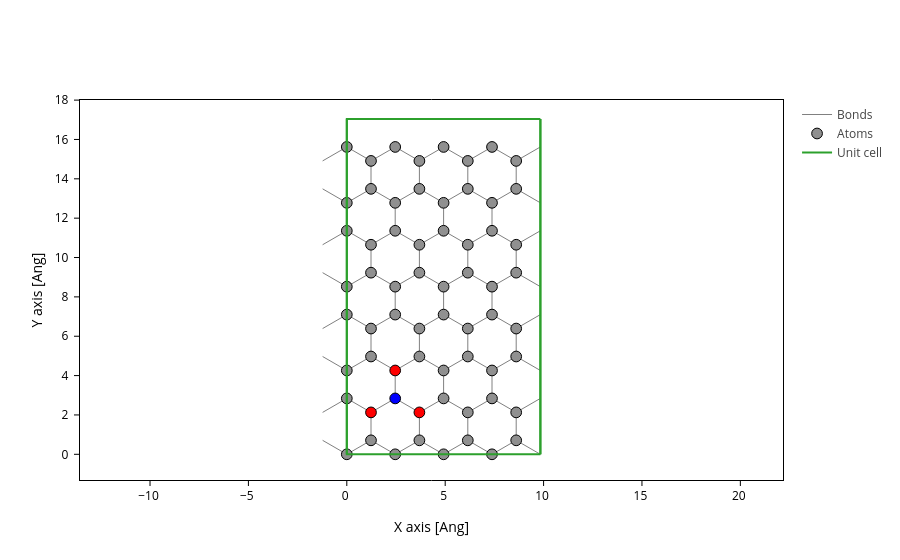

The notebook cell saved with this chart:
### Code cell
site = 5
closest = np.linalg.norm(XYZ[site,:] - XYZ, axis=1).round(15)
HAM_NN.geometry.plot(axes='xy',
                     atoms_style=[
                         dict(atoms=closest <= BOND, color='red'),
                         dict(atoms=site, color='blue',),
                        #  dict(atoms=7, color='green'),
                         
                     ]
                     )
# print(closest[7])

### Figure 1 — Plotly figure (JSON) as saved in the notebook; plotly's stock layout.template omitted (floating-point values rounded to 4 significant figures; data arrays with more than 128 entries replaced by an {"elided": "..."} marker saying what was removed)
{"data": [{"line": {"color": "gray", "width": 1}, "meta": {}, "mode": "lines", "name": "Bonds", "opacity": 1, "type": "scatter", "x": {"elided": "2100 float values"}, "y": {"elided": "2100 float values"}}, {"marker": {"color": ["#909090", "#909090", "#909090", "#909090", "#909090", "#909090", "#909090", "#909090", "#909090", "#909090", "#909090", "#909090", "#909090", "#909090", "#909090", "#909090", "#909090", "#909090", "#909090", "#909090", "#909090", "#909090", "#909090", "#909090", "#909090", "#909090", "#909090", "#909090", "#909090", "#909090", "#909090", "#909090", "#909090", "#909090", "#909090", "#909090", "#909090", "#909090", "#909090", "#909090", "#909090", "#909090", "#909090", "#909090", "#909090", "red", "#909090", "#909090", "#909090", "blue", "#909090", "#909090", "red", "red", "#909090", "#909090", "#909090", "#909090", "#909090", "#909090", "#909090", "#909090", "#909090", "#909090"], "line": {"color": "black", "width": 1}, "opacity": 1, "size": 10.72}, "meta": {}, "mode": "markers", "name": "Atoms", "opacity": 1, "type": "scatter", "x": [-3.109e-15, 2.46, 4.919, 7.379, 1.23, 3.689, 6.149, 8.608, 1.23, 3.689, 6.149, 8.608, -2.665e-15, 2.46, 4.919, 7.379, -2.22e-15, 2.46, 4.919, 7.379, 1.23, 3.689, 6.149, 8.608, 1.23, 3.689, 6.149, 8.608, -1.776e-15, 2.46, 4.919, 7.379, -1.332e-15, 2.46, 4.919, 7.379, 1.23, 3.689, 6.149, 8.608, 1.23, 3.689, 6.149, 8.608, -8.882e-16, 2.46, 4.919, 7.379, -4.441e-16, 2.46, 4.919, 7.379, 1.23, 3.689, 6.149, 8.608, 1.23, 3.689, 6.149, 8.608, 0.0, 2.46, 4.919, 7.379], "y": [15.62, 15.62, 15.62, 15.62, 14.91, 14.91, 14.91, 14.91, 13.49, 13.49, 13.49, 13.49, 12.78, 12.78, 12.78, 12.78, 11.36, 11.36, 11.36, 11.36, 10.65, 10.65, 10.65, 10.65, 9.23, 9.23, 9.23, 9.23, 8.52, 8.52, 8.52, 8.52, 7.1, 7.1, 7.1, 7.1, 6.39, 6.39, 6.39, 6.39, 4.97, 4.97, 4.97, 4.97, 4.26, 4.26, 4.26, 4.26, 2.84, 2.84, 2.84, 2.84, 2.13, 2.13, 2.13, 2.13, 0.71, 0.71, 0.71, 0.71, 0.0, 4.441e-16, 8.882e-16, 1.332e-15]}, {"meta": {}, "mode": "lines", "name": "Unit cell", "type": "scatter", "x": [0.0, -3.553e-15, 9.838, 9.838, -3.553e-15, -3.553e-15, NaN, -3.553e-15, 3.944e-31, 0.0, 9.838, 9.838, 3.944e-31, NaN, 9.838, 9.838, NaN, 9.838, 9.838], "y": [0.0, 17.04, 17.04, 17.04, 17.04, 17.04, NaN, 17.04, -2.449e-15, 0.0, 1.776e-15, -6.729e-16, -2.449e-15, NaN, 17.04, 1.776e-15, NaN, 17.04, -6.729e-16]}], "layout": {"scene": {"aspectmode": "data", "xaxis": {"title": {"text": "X axis [Ang]"}}, "yaxis": {"title": {"text": "Y axis [Ang]"}}}, "xaxis": {"scaleanchor": "y", "scaleratio": 1, "title": {"text": "X axis [Ang]"}}, "yaxis": {"title": {"text": "Y axis [Ang]"}}}}
